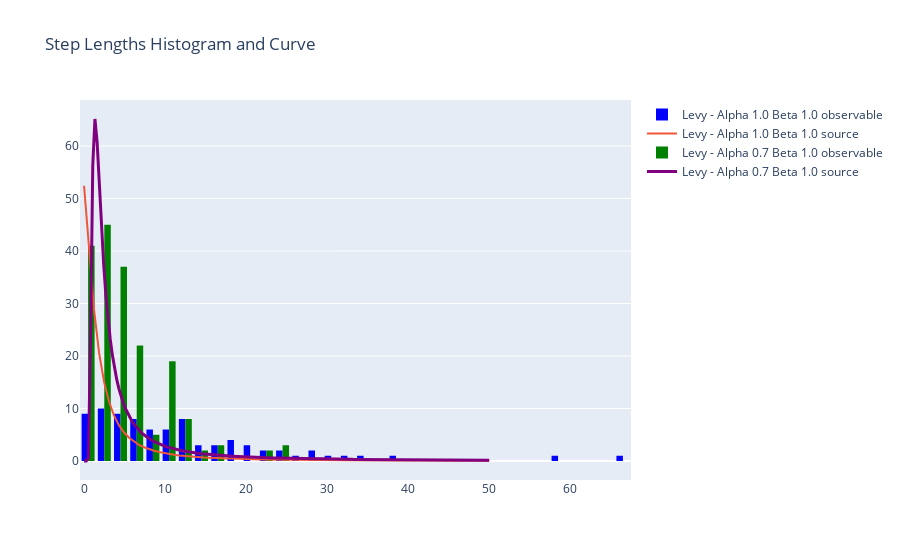

The cell this chart's notebook holds for it:
### Markdown cell above
# Activity 4: Step-length Distribution - (source dist. vs observed dist.)

### Code cell
# Write a function that returns a Lévy Walk (LW) trajectory in pandas df.
def levy_walk(alpha=0.9, beta=1,  loc=0, n_steps=1000, s_pos=[0,0,0]):
    speed = 6
    time_per_step = 0.001
    # Init empty DF
    LW_df = pd.DataFrame(columns=['x_pos','y_pos','z_pos'])
    # Add starting position to DF
    temp_df = pd.DataFrame([{'x_pos':s_pos[0], 'y_pos':s_pos[1], 'z_pos':s_pos[1]}])
    LW_df = pd.concat([LW_df, temp_df], ignore_index=True)
    # Initialize the velocity vector with initial position
    velocity = Vec2d(speed, 0)
    #angle rotation values
    step_length = rotating_angles = levy_stable.rvs(alpha, beta, loc=loc, size=n_steps) 
    # Random values using Lévy algorithm
    for i in range(n_steps):
        # Rotation angles for the vector are also random values from lévy distribution
        velocity = velocity.rotated(rotating_angles[i])
        
        length_traveled = velocity.get_length() * step_length * time_per_step # To get z position
        
        # new position values are stored in the trajectory dataframe
        temp_df = pd.DataFrame([{
            'x_pos':LW_df.x_pos[i] + velocity.x * step_length, 
            'y_pos':LW_df.y_pos[i] + velocity.y * step_length, 
            'z_pos':LW_df.z_pos[i] + length_traveled
            }]
        )
        LW_df = pd.concat([LW_df, temp_df], ignore_index=True)
        
    return LW_df, rotating_angles

# Generate trajectory
# Consider two LW trajectories with different alpha coefficients.
# trajectory 1
levy_trajectory_1, rotating_angles_1 = levy_walk(alpha=1.0, beta=1, loc=0, n_steps=1000)

#trajectory 2
levy_trajectory_2, rotating_angles_2 = levy_walk(alpha=0.7, beta=1, loc=0, n_steps=1000)

# Write a function that returns the step lengths for a given trajectory.
def step_lengths(trajectory, rotating_angles):
    accumulated_step_length = []
    step_length = 1 # Initialize step length
    for i in range(len(trajectory)-1):
        if (abs(rotating_angles[i] < 10 ) ):
            step_length = step_length + 1
        else:
            accumulated_step_length.append(step_length)
            step_length = 1

    return pd.DataFrame(accumulated_step_length, columns=['step_length'])
# Compare the observed distribution (histogram) to the source distribution (curve) for both trajectories.
accumulated_step_lengths_1 = step_lengths(levy_trajectory_1, rotating_angles_1)
accumulated_step_lengths_2 = step_lengths(levy_trajectory_2, rotating_angles_2)

# Display the results using plotly.
x1 = np.linspace(0,50, len(accumulated_step_lengths_1))
x2 = np.linspace(0,50, len(accumulated_step_lengths_2))

levy_pdf_1 = levy_stable.pdf(x1, alpha=1.0, beta=1,loc=0)
levy_pdf_2 = levy_stable.pdf(x2, alpha=0.7, beta=1,loc=0)

# Scalar factor
scaling_factor_1 = 200
levy_pdf_1 *= scaling_factor_1
scaling_factor_2 = 200
levy_pdf_2 *= scaling_factor_2

# Plot histograms using Plotly
fig = go.Figure()
fig.add_trace(go.Histogram(
    y=x1,
    x=accumulated_step_lengths_1.step_length,
    name='Levy - Alpha 1.0 Beta 1.0 observable',
    marker_color='blue'
))
fig.add_trace(go.Scatter(
    x = x1,
    y = levy_pdf_1,
    mode = 'lines',
    name='Levy - Alpha 1.0 Beta 1.0 source',
    showlegend=True
))

fig.add_trace(go.Histogram(
    y=x2,
    x=accumulated_step_lengths_2.step_length,
    name='Levy - Alpha 0.7 Beta 1.0 observable',
    marker_color='green'
))
fig.add_trace(go.Scatter(
    x = x2,
    y = levy_pdf_2,
    mode = 'lines',
    name='Levy - Alpha 0.7 Beta 1.0 source',
    line=dict(color='purple', width=3),
    showlegend=True
))
fig.update_layout(title='Step Lengths Histogram and Curve')
fig.show()

### Figure 1 — Plotly figure (JSON) as saved in the notebook; plotly's stock layout.template omitted (floating-point values rounded to 4 significant figures; data arrays with more than 128 entries replaced by an {"elided": "..."} marker saying what was removed)
{"data": [{"marker": {"color": "blue"}, "name": "Levy - Alpha 1.0 Beta 1.0 observable", "type": "histogram", "x": [9, 7, 1, 10, 10, 3, 2, 24, 10, 1, 23, 9, 34, 18, 5, 20, 4, 28, 5, 17, 28, 12, 7, 19, 6, 31, 1, 9, 13, 24, 59, 13, 6, 22, 32, 16, 1, 1, 2, 3, 20, 2, 5, 7, 2, 21, 7, 6, 4, 1, 26, 2, 3, 10, 9, 38, 18, 13, 12, 15, 18, 3, 1, 4, 1, 12, 12, 6, 13, 17, 8, 9, 2, 14, 10, 10, 66, 14, 4, 4, 5, 1], "y": [0, 0.6173, 1.235, 1.852, 2.469, 3.086, 3.704, 4.321, 4.938, 5.556, 6.173, 6.79, 7.407, 8.025, 8.642, 9.259, 9.877, 10.49, 11.11, 11.73, 12.35, 12.96, 13.58, 14.2, 14.81, 15.43, 16.05, 16.67, 17.28, 17.9, 18.52, 19.14, 19.75, 20.37, 20.99, 21.6, 22.22, 22.84, 23.46, 24.07, 24.69, 25.31, 25.93, 26.54, 27.16, 27.78, 28.4, 29.01, 29.63, 30.25, 30.86, 31.48, 32.1, 32.72, 33.33, 33.95, 34.57, 35.19, 35.8, 36.42, 37.04, 37.65, 38.27, 38.89, 39.51, 40.12, 40.74, 41.36, 41.98, 42.59, 43.21, 43.83, 44.44, 45.06, 45.68, 46.3, 46.91, 47.53, 48.15, 48.77, 49.38, 50]}, {"mode": "lines", "name": "Levy - Alpha 1.0 Beta 1.0 source", "showlegend": true, "type": "scatter", "x": [0, 0.6173, 1.235, 1.852, 2.469, 3.086, 3.704, 4.321, 4.938, 5.556, 6.173, 6.79, 7.407, 8.025, 8.642, 9.259, 9.877, 10.49, 11.11, 11.73, 12.35, 12.96, 13.58, 14.2, 14.81, 15.43, 16.05, 16.67, 17.28, 17.9, 18.52, 19.14, 19.75, 20.37, 20.99, 21.6, 22.22, 22.84, 23.46, 24.07, 24.69, 25.31, 25.93, 26.54, 27.16, 27.78, 28.4, 29.01, 29.63, 30.25, 30.86, 31.48, 32.1, 32.72, 33.33, 33.95, 34.57, 35.19, 35.8, 36.42, 37.04, 37.65, 38.27, 38.89, 39.51, 40.12, 40.74, 41.36, 41.98, 42.59, 43.21, 43.83, 44.44, 45.06, 45.68, 46.3, 46.91, 47.53, 48.15, 48.77, 49.38, 50], "y": [52.45, 40.04, 28.79, 20.64, 15.08, 11.28, 8.646, 6.78, 5.426, 4.421, 3.659, 3.071, 2.608, 2.24, 1.942, 1.698, 1.496, 1.327, 1.184, 1.063, 0.9593, 0.8697, 0.7917, 0.7236, 0.6638, 0.611, 0.5641, 0.5224, 0.485, 0.4515, 0.4213, 0.394, 0.3692, 0.3466, 0.3261, 0.3072, 0.29, 0.2741, 0.2595, 0.2461, 0.2336, 0.2221, 0.2113, 0.2014, 0.1921, 0.1834, 0.1753, 0.1677, 0.1606, 0.154, 0.1477, 0.1418, 0.1363, 0.1311, 0.1261, 0.1215, 0.117, 0.1129, 0.1089, 0.1052, 0.1016, 0.0982, 0.09498, 0.09191, 0.08899, 0.0862, 0.08354, 0.081, 0.07858, 0.07626, 0.07404, 0.07192, 0.06989, 0.06794, 0.06607, 0.06428, 0.06256, 0.0609, 0.05932, 0.05779, 0.05632, 0.0549]}, {"marker": {"color": "green"}, "name": "Levy - Alpha 0.7 Beta 1.0 observable", "type": "histogram", "x": {"elided": "187 int values"}, "y": {"elided": "187 float values"}}, {"line": {"color": "purple", "width": 3}, "mode": "lines", "name": "Levy - Alpha 0.7 Beta 1.0 source", "showlegend": true, "type": "scatter", "x": {"elided": "187 float values"}, "y": {"elided": "187 float values"}}], "layout": {"title": {"text": "Step Lengths Histogram and Curve"}}}
